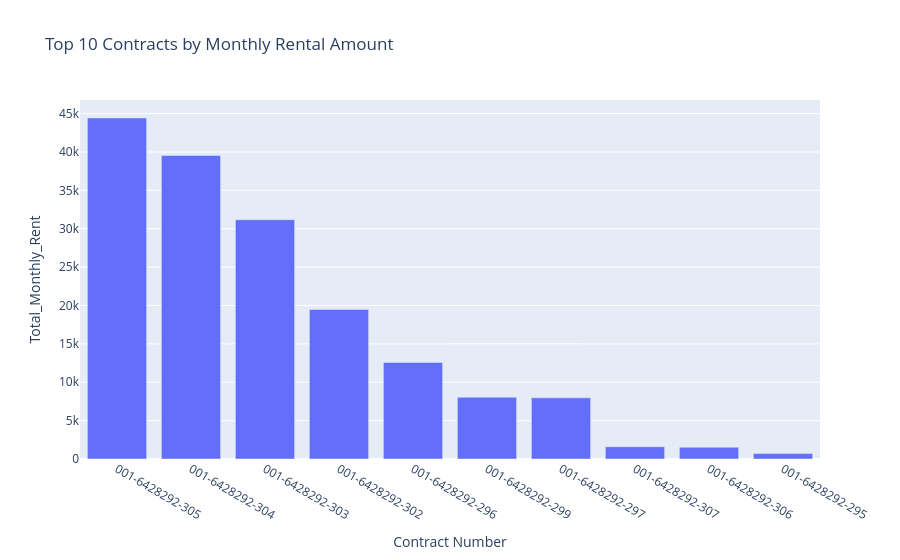

Notebook code for this chart:
### Code cell
# Contract-level summary
contract_summary = df.groupby("Contract Number").agg(
    Asset_Count=("Asset Number", "count"),
    Total_Asset_Cost=("Asset Cost", "sum"),
    Total_Monthly_Rent=("Asset Rental Amount", "sum"),
    Avg_Asset_Cost=("Asset Cost", "mean"),
    End_Date=("Primary Term Date", "max")
).reset_index()

top_contracts = contract_summary.sort_values(
    "Total_Monthly_Rent",
    ascending=False
).head(10)

fig = px.bar(
    top_contracts,
    x="Contract Number",
    y="Total_Monthly_Rent",
    hover_data=["Asset_Count", "Total_Asset_Cost", "End_Date"],
    title="Top 10 Contracts by Monthly Rental Amount"
)
fig.show()

### Figure 1 — Plotly figure (JSON) as saved in the notebook; plotly's stock layout.template omitted (floating-point values rounded to 4 significant figures)
{"data": [{"alignmentgroup": "True", "customdata": [[456, 506500.0, "2028-05-31T00:00:00"], [340, 450800.0, "2028-06-30T00:00:00"], [300, 355400.0, "2028-03-31T00:00:00"], [200, 220900.0, "2027-12-31T00:00:00"], [144, 150400.0, "2026-04-30T00:00:00"], [75, 95590.0, "2027-09-30T00:00:00"], [48, 90432, "2026-04-30T00:00:00"], [15, 18190.0, "2028-06-30T00:00:00"], [15, 17510.0, "2028-05-31T00:00:00"], [8, 8378.0, "2026-04-30T00:00:00"]], "hovertemplate": "Contract Number=%{x}<br>Total_Monthly_Rent=%{y}<br>Asset_Count=%{customdata[0]}<br>Total_Asset_Cost=%{customdata[1]}<br>End_Date=%{customdata[2]}<extra></extra>", "legendgroup": "", "marker": {"color": "#636efa", "pattern": {"shape": ""}}, "name": "", "offsetgroup": "", "orientation": "v", "showlegend": false, "textposition": "auto", "type": "bar", "x": ["001-6428292-305", "001-6428292-304", "001-6428292-303", "001-6428292-302", "001-6428292-296", "001-6428292-299", "001-6428292-297", "001-6428292-307", "001-6428292-306", "001-6428292-295"], "xaxis": "x", "y": [44430.0, 39540.0, 31180.0, 19480.0, 12570.0, 8045.0, 7968.0, 1596.0, 1536, 710.6], "yaxis": "y"}], "layout": {"barmode": "relative", "legend": {"tracegroupgap": 0}, "title": {"text": "Top 10 Contracts by Monthly Rental Amount"}, "xaxis": {"anchor": "y", "domain": [0, 1], "title": {"text": "Contract Number"}}, "yaxis": {"anchor": "x", "domain": [0, 1], "title": {"text": "Total_Monthly_Rent"}}}}
